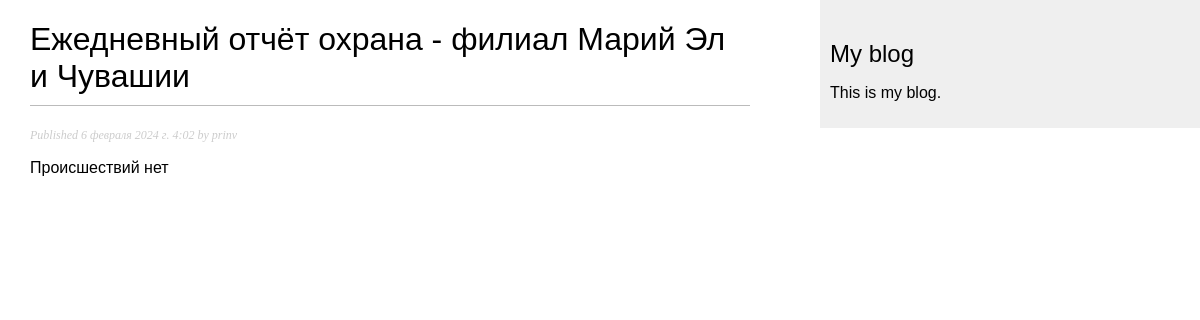
Page /blog/3/ on the committed database.
### blog/models.py (models this page shows, shortened)
class Post(models.Model):
    class Status(models.TextChoices):
        DRAFT = 'DF', 'Draft'
        PUBLISHED = 'PB', 'Published'
    title = models.CharField(max_length=250)
    slug = models.SlugField(max_length=250)
    author = models.ForeignKey(User,
                               on_delete=models.CASCADE,
                               related_name='blog_posts')
    body = models.TextField()
    publish = models.DateTimeField(default=timezone.now)
    created = models.DateTimeField(auto_now_add=True)
    updated = models.DateTimeField(auto_now=True)
    status = models.CharField(max_length=2,
                              choices=Status.choices,
                              default=Status.DRAFT)
    object = models.Manager()  # Менеджер, применяемый по умолчанию
    published = PublishedManager()  # Конкретно(?)-прикладной менеджер
    class Meta:
        ordering = ['-publish']  # Порядок сортировки
        indexes = [
            models.Index(fields=['-publish']),
        ]

### blog/views.py (the view)
# urls.py: path('<int:id>/', views.post_detail, name='post_detail'),
def post_detail(request, id):
    post = get_object_or_404(Post,
                             id=id,
                             status=Post.Status.PUBLISHED)
    return render(request,
                  'blog/post/detail.html',
                  {'post': post})

### blog/templates/blog/post/detail.html (shortened to what this page needs)
{% extends "blog/base.html" %}
{% block content %}
  <h1>{{ post.title }}</h1>
  <p class="date">
    Published {{ post.publish }} by {{ post.author }}
  </p>
  {{ post.body|linebreaks }}
{% endblock %}

### blog/static/css/blog.css (style rules this page uses)
body { margin:0; padding:0; font-family:helvetica, sans-serif; }
h1 { font-weight:normal; border-bottom:1px solid #bbb; padding:0 0 10px 0; }
p.date { color:#ccc; font-family: georgia, serif; font-size: 12px; font-style: italic; }

### rows in the picture
Post: title "Ежедневный отчёт охрана - филиал Марий Эл и Чувашии", publish "6 февраля 2024 г. 4:02", author "prinv", body "Происшествий нет"
